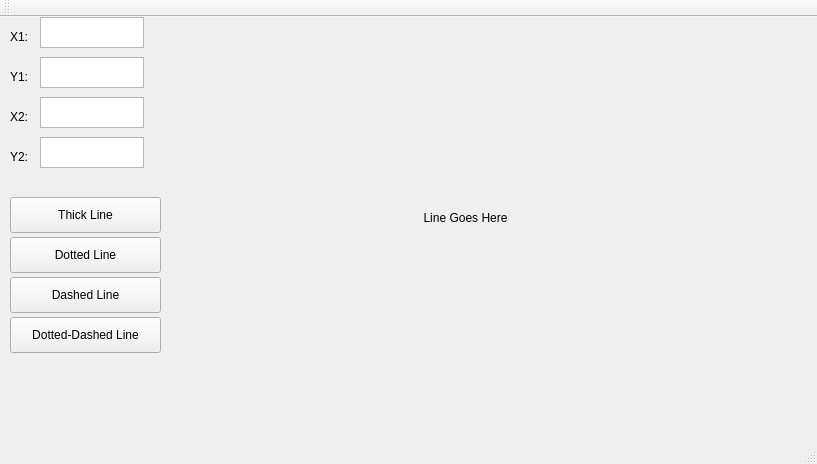
<?xml version="1.0" encoding="UTF-8"?>
<ui version="4.0">
 <class>MainWindow</class>
 <widget class="QMainWindow" name="MainWindow">
  <property name="geometry">
   <rect>
    <x>0</x>
    <y>0</y>
    <width>817</width>
    <height>464</height>
   </rect>
  </property>
  <property name="windowTitle">
   <string>MainWindow</string>
  </property>
  <widget class="QWidget" name="centralWidget">
   <widget class="QLabel" name="label">
    <property name="geometry">
     <rect>
      <x>10</x>
      <y>10</y>
      <width>21</width>
      <height>20</height>
     </rect>
    </property>
    <property name="text">
     <string>X1:</string>
    </property>
   </widget>
   <widget class="QLabel" name="label_2">
    <property name="geometry">
     <rect>
      <x>10</x>
      <y>50</y>
      <width>21</width>
      <height>20</height>
     </rect>
    </property>
    <property name="text">
     <string>Y1:</string>
    </property>
   </widget>
   <widget class="QLabel" name="label_3">
    <property name="geometry">
     <rect>
      <x>10</x>
      <y>90</y>
      <width>21</width>
      <height>20</height>
     </rect>
    </property>
    <property name="text">
     <string>X2:</string>
    </property>
   </widget>
   <widget class="QLabel" name="label_4">
    <property name="geometry">
     <rect>
      <x>10</x>
      <y>130</y>
      <width>21</width>
      <height>20</height>
     </rect>
    </property>
    <property name="text">
     <string>Y2:</string>
    </property>
   </widget>
   <widget class="QPushButton" name="pushButton">
    <property name="geometry">
     <rect>
      <x>10</x>
      <y>180</y>
      <width>151</width>
      <height>36</height>
     </rect>
    </property>
    <property name="text">
     <string>Thick Line</string>
    </property>
   </widget>
   <widget class="QPushButton" name="pushButton_2">
    <property name="geometry">
     <rect>
      <x>10</x>
      <y>220</y>
      <width>151</width>
      <height>36</height>
     </rect>
    </property>
    <property name="text">
     <string>Dotted Line</string>
    </property>
   </widget>
   <widget class="QPushButton" name="pushButton_3">
    <property name="geometry">
     <rect>
      <x>10</x>
      <y>300</y>
      <width>151</width>
      <height>36</height>
     </rect>
    </property>
    <property name="text">
     <string>Dotted-Dashed Line</string>
    </property>
   </widget>
   <widget class="QPushButton" name="pushButton_4">
    <property name="geometry">
     <rect>
      <x>10</x>
      <y>260</y>
      <width>151</width>
      <height>36</height>
     </rect>
    </property>
    <property name="text">
     <string>Dashed Line</string>
    </property>
   </widget>
   <widget class="QTextEdit" name="textEdit">
    <property name="geometry">
     <rect>
      <x>40</x>
      <y>0</y>
      <width>104</width>
      <height>31</height>
     </rect>
    </property>
   </widget>
   <widget class="QTextEdit" name="textEdit_2">
    <property name="geometry">
     <rect>
      <x>40</x>
      <y>40</y>
      <width>104</width>
      <height>31</height>
     </rect>
    </property>
   </widget>
   <widget class="QTextEdit" name="textEdit_3">
    <property name="geometry">
     <rect>
      <x>40</x>
      <y>80</y>
      <width>104</width>
      <height>31</height>
     </rect>
    </property>
   </widget>
   <widget class="QTextEdit" name="textEdit_4">
    <property name="geometry">
     <rect>
      <x>40</x>
      <y>120</y>
      <width>104</width>
      <height>31</height>
     </rect>
    </property>
   </widget>
   <widget class="QLabel" name="label_5">
    <property name="geometry">
     <rect>
      <x>180</x>
      <y>10</y>
      <width>571</width>
      <height>381</height>
     </rect>
    </property>
    <property name="text">
     <string>Line Goes Here</string>
    </property>
    <property name="alignment">
     <set>Qt::AlignCenter</set>
    </property>
   </widget>
  </widget>
  <widget class="QMenuBar" name="menuBar">
   <property name="geometry">
    <rect>
     <x>0</x>
     <y>0</y>
     <width>817</width>
     <height>28</height>
    </rect>
   </property>
  </widget>
  <widget class="QToolBar" name="mainToolBar">
   <attribute name="toolBarArea">
    <enum>TopToolBarArea</enum>
   </attribute>
   <attribute name="toolBarBreak">
    <bool>false</bool>
   </attribute>
  </widget>
  <widget class="QStatusBar" name="statusBar"/>
 </widget>
 <layoutdefault spacing="6" margin="11"/>
 <resources/>
 <connections/>
</ui>
